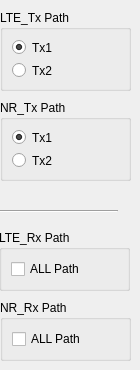
        <widget class="QWidget" name="encc_path">
         <attribute name="label">
          <string>Endc Path</string>
         </attribute>
         <widget class="QGroupBox" name="lte_rx_endc_groupBox">
          <property name="geometry">
           <rect>
            <x>-1</x>
            <y>230</y>
            <width>131</width>
            <height>61</height>
           </rect>
          </property>
          <property name="title">
           <string>LTE_Rx Path</string>
          </property>
          <layout class="QVBoxLayout" name="verticalLayout_7">
           <item>
            <widget class="QCheckBox" name="rx_all_path_endc_lte">
             <property name="text">
              <string>ALL Path</string>
             </property>
            </widget>
           </item>
          </layout>
         </widget>
         <widget class="QGroupBox" name="nr_rx_endc_groupBox">
          <property name="geometry">
           <rect>
            <x>0</x>
            <y>300</y>
            <width>131</width>
            <height>61</height>
           </rect>
          </property>
          <property name="title">
           <string>NR_Rx Path</string>
          </property>
          <layout class="QVBoxLayout" name="verticalLayout_8">
           <item>
            <widget class="QCheckBox" name="rx_all_path_endc_nr">
             <property name="text">
              <string>ALL Path</string>
             </property>
            </widget>
           </item>
          </layout>
         </widget>
         <widget class="QGroupBox" name="lte_rx_endc_groupBox_2">
          <property name="geometry">
           <rect>
            <x>0</x>
            <y>10</y>
            <width>131</width>
            <height>81</height>
           </rect>
          </property>
          <property name="title">
           <string>LTE_Tx Path</string>
          </property>
          <layout class="QVBoxLayout" name="verticalLayout_10">
           <item>
            <widget class="QRadioButton" name="endc_tx1_path_lte_radioButton">
             <property name="text">
              <string>Tx1</string>
             </property>
             <property name="checked">
              <bool>true</bool>
             </property>
            </widget>
           </item>
           <item>
            <widget class="QRadioButton" name="endc_tx2_path_lte_radioButton">
             <property name="text">
              <string>Tx2</string>
             </property>
            </widget>
           </item>
          </layout>
         </widget>
         <widget class="QGroupBox" name="lte_rx_endc_groupBox_5">
          <property name="geometry">
           <rect>
            <x>0</x>
            <y>100</y>
            <width>131</width>
            <height>81</height>
           </rect>
          </property>
          <property name="title">
           <string>NR_Tx Path</string>
          </property>
          <layout class="QVBoxLayout" name="verticalLayout_18">
           <item>
            <widget class="QRadioButton" name="endc_tx1_path_nr_radioButton">
             <property name="text">
              <string>Tx1</string>
             </property>
             <property name="checked">
              <bool>true</bool>
             </property>
            </widget>
           </item>
           <item>
            <widget class="QRadioButton" name="endc_tx2_path_nr_radioButton">
             <property name="text">
              <string>Tx2</string>
             </property>
            </widget>
           </item>
          </layout>
         </widget>
         <widget class="Line" name="line">
          <property name="geometry">
           <rect>
            <x>0</x>
            <y>210</y>
            <width>118</width>
            <height>3</height>
           </rect>
          </property>
          <property name="orientation">
           <enum>Qt::Horizontal</enum>
          </property>
         </widget>
        </widget>
